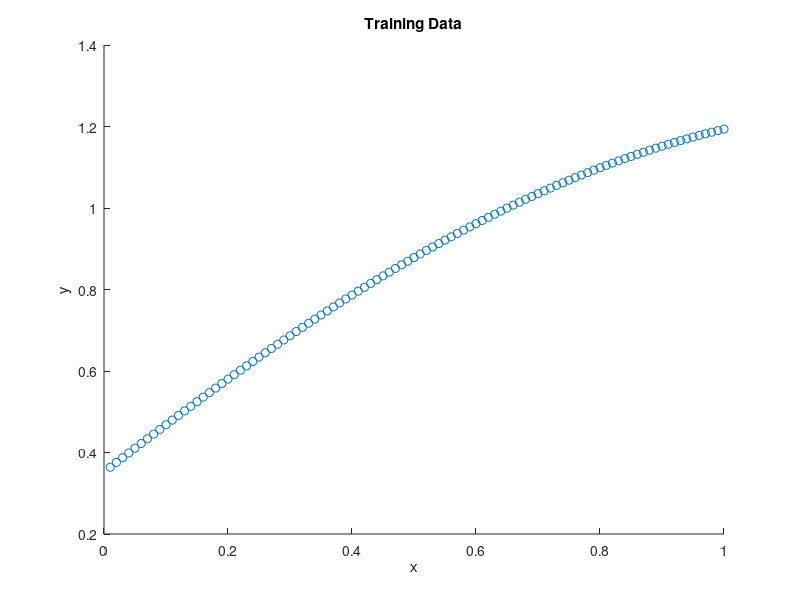

MATLAB code for this plot: (Note: this script raises an error after producing the figure.)
clear; clear all; clc;
X = 0.01:0.01:1;
Y = sin(X) + normpdf(X, 0.5, 1);
scatter(X,Y), xlabel('x'),ylabel('y'),title('Training Data');
fprintf('Program paused. Press enter to continue.\n');
pause;
Y = Y';
m = length(X);
LSE = zeros(1,15);
k = 1;
for s = 0.1:0.1:1.5
    phi = ones(m,1);
    for i = 1:m
        phi = [phi GaussianBasis(X, i, s)];
    end
    w = pinv(phi'*phi)*(phi'*Y);
    Y1 = phi*w;
    LSE(1,k) = sumsqr(Y - Y1);
    k = k+1;
end
s = 0.1:0.1:1.5;
plot(s, LSE),xlabel('s'),ylabel('Least Square Error');
fprintf('Program paused. Press enter to continue.\n');
pause;
s = min(LSE);
